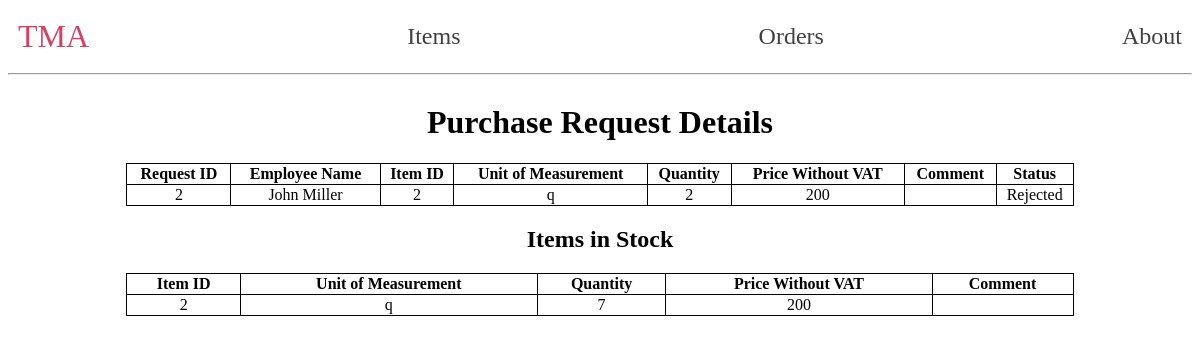
/orders/order/2, run on the app's committed database.
### tables this page shows
CREATE TABLE TMARequests (
    RequestID INTEGER PRIMARY KEY,
    EmployeeName VARCHAR(255) NOT NULL,
    ItemID INTEGER NOT NULL,
    UnitOfMeasurement VARCHAR(255) NOT NULL,
    Quantity INTEGER NOT NULL,
    PriceWithoutVAT DECIMAL(10, 2) NOT NULL,
    Comment TEXT,
    Status VARCHAR(255) DEFAULT 'New',
    FOREIGN KEY (ItemID) REFERENCES Items(ItemID)
);

CREATE TABLE Items (
    ItemID INTEGER PRIMARY KEY,
    ItemGroup VARCHAR(255) NOT NULL,
    UnitOfMeasurement VARCHAR(255) NOT NULL,
    Quantity INTEGER NOT NULL,
    PriceWithoutVAT DECIMAL(10, 2) NOT NULL,
    Status VARCHAR(255) NOT NULL,
    StorageLocation VARCHAR(255),
    ContactPerson TEXT,
    PhotoFilePath VARCHAR(255)
);

### app/routes/requests.py (the view, shortened to what this page needs)
@requests_bp.route('/orders/order/<int:request_id>', methods=['GET', 'POST'])
def view_purchase_request(request_id):
    conn = get_db_connection()
    request_info = conn.execute('SELECT * FROM TMARequests WHERE RequestID = ?', (request_id,)).fetchone()
    items = conn.execute('SELECT * FROM Items WHERE ItemID = ?', (request_id,)).fetchall()
    conn.close()
    if request_info is None:
        flash('Purchase request not found.', 'error')
        return redirect(url_for('routes.requests.purchase_requests'))
    return render_template('view_purchase_request.html', request_info=request_info, items=items)

### app/utils.py (called while the page is built)
def get_db_connection():
    current_dir = os.path.dirname(os.path.abspath(__file__))
    parent_dir = os.path.dirname(current_dir)
    db_path = os.path.join(parent_dir, 'db', 'database.db')
    conn = sqlite3.connect(db_path)
    conn.row_factory = sqlite3.Row
    return conn

### app/templates/view_purchase_request.html (shortened to what this page needs)
{% extends 'base.html' %}
{% block content %}
    <div style="display: flex; justify-content: center;">
        <div style="width: 80%;">
            <h1 style="text-align: center;">Purchase Request Details</h1>
            <table style="width: 100%; border-collapse: collapse; margin-bottom: 20px;">
                <tr style="text-align: center;">
                    <th style="border: 1px solid black;">Request ID</th>
                    <th style="border: 1px solid black;">Employee Name</th>
                    <th style="border: 1px solid black;">Item ID</th>
                    <th style="border: 1px solid black;">Unit of Measurement</th>
                    <th style="border: 1px solid black;">Quantity</th>
                    <th style="border: 1px solid black;">Price Without VAT</th>
                    <th style="border: 1px solid black;">Comment</th>
                    <th style="border: 1px solid black;">Status</th>
                </tr>
                <tr style="text-align: center;">
                    <td style="border: 1px solid black;">{{ request_info['RequestID'] }}</td>
                    <td style="border: 1px solid black;">{{ request_info['EmployeeName'] }}</td>
                    <td style="border: 1px solid black;">{{ request_info['ItemID'] }}</td>
                    <td style="border: 1px solid black;">{{ request_info['UnitOfMeasurement'] }}</td>
                    <td style="border: 1px solid black;">{{ request_info['Quantity'] }}</td>
                    <td style="border: 1px solid black;">{{ request_info['PriceWithoutVAT'] }}</td>
                    <td style="border: 1px solid black;">{{ request_info['Comment'] }}</td>
                    <td style="border: 1px solid black;">{{ request_info['Status'] }}</td>
                </tr>
            </table>
            <h2 style="text-align: center; margin-top: 20px;">Items in Stock</h2>
            {% if items %}
                <table id="items-table" style="border-collapse: collapse; width: 100%;">
                    <tr style="text-align: center;">
                        <th style="border: 1px solid black;">Item ID</th>
                        <th style="border: 1px solid black;">Unit of Measurement</th>
                        <th style="border: 1px solid black;">Quantity</th>
                        <th style="border: 1px solid black;">Price Without VAT</th>
                        <th style="border: 1px solid black;">Comment</th>
                    </tr>
                    {% for item in items %}
                        <tr style="text-align: center;">
                            <td style="border: 1px solid black;">{{ item['ItemID'] }}</td>
                            <td style="border: 1px solid black;">{{ item['UnitOfMeasurement'] }}</td>
                            <td style="border: 1px solid black;">{{ item['Quantity'] }}</td>
                            <td style="border: 1px solid black;">{{ item['PriceWithoutVAT'] }}</td>
                            <td style="border: 1px solid black;">{{ item['Comment'] }}</td>
                        </tr>
                    {% endfor %}
                </table>
            {% else %}
                <p style="text-align: center;">No items in this Stock.</p>
            {% endif %}
        </div>
    </div>
{% endblock %}

### data on the page
TMARequests: RequestID "2", EmployeeName "John Miller", ItemID "2", UnitOfMeasurement "q", Quantity "2", PriceWithoutVAT "200", Status "Rejected"
Items: ItemID "2", UnitOfMeasurement "q", Quantity "7", PriceWithoutVAT "200"
